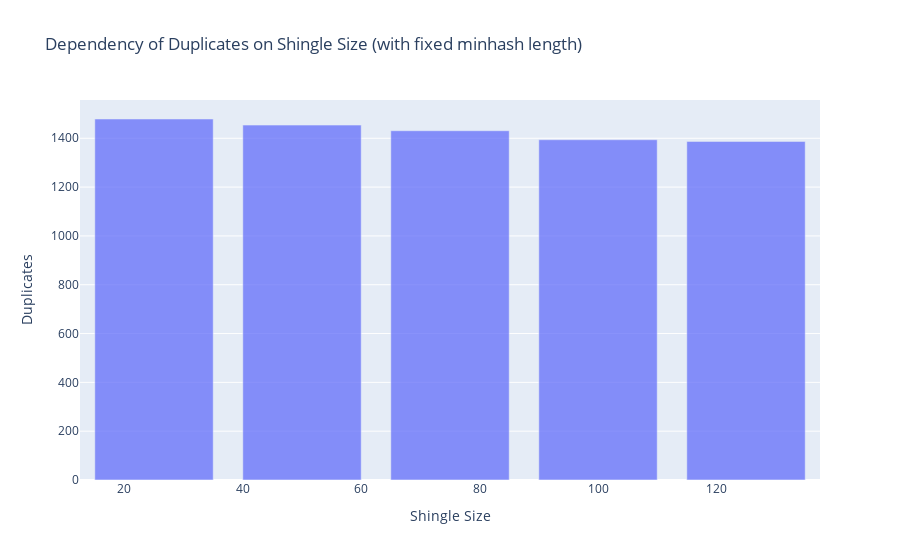

This figure's notebook cell:
### Code cell
ngrams = [25, 50, 75, 100, 125]

# fixed minhash length
fminhash_result = []
for gram in ngrams:
    result = LSH(data[:DATA_SIZE], gram, 128, THRESHOLD)
    fminhash_result.append(len(result))

plot_dependency(ngrams, fminhash_result, 'Shingle Size', 'Duplicates', 'Dependency of Duplicates on Shingle Size (with fixed minhash length)')

### Figure 1 — Plotly figure (JSON) as saved in the notebook; plotly's stock layout.template omitted (floating-point values rounded to 4 significant figures)
{"data": [{"opacity": 0.75, "type": "bar", "x": [25, 50, 75, 100, 125], "y": [1479, 1454, 1431, 1394, 1387]}], "layout": {"title": {"text": "Dependency of Duplicates on Shingle Size (with fixed minhash length)"}, "xaxis": {"title": {"text": "Shingle Size"}}, "yaxis": {"title": {"text": "Duplicates"}}}}
